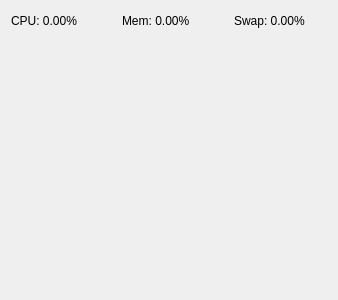
<?xml version="1.0" encoding="UTF-8"?>
<ui version="4.0">
 <class>StatusWidget</class>
 <widget class="QWidget" name="StatusWidget">
  <property name="geometry">
   <rect>
    <x>0</x>
    <y>0</y>
    <width>338</width>
    <height>300</height>
   </rect>
  </property>
  <property name="sizePolicy">
   <sizepolicy hsizetype="Preferred" vsizetype="Preferred">
    <horstretch>0</horstretch>
    <verstretch>0</verstretch>
   </sizepolicy>
  </property>
  <property name="windowTitle">
   <string>Form</string>
  </property>
  <property name="layoutDirection">
   <enum>Qt::LeftToRight</enum>
  </property>
  <layout class="QVBoxLayout" name="verticalLayout">
   <item>
    <layout class="QHBoxLayout" name="horizontalLayout">
     <property name="sizeConstraint">
      <enum>QLayout::SetDefaultConstraint</enum>
     </property>
     <property name="leftMargin">
      <number>0</number>
     </property>
     <property name="topMargin">
      <number>0</number>
     </property>
     <item>
      <widget class="QLabel" name="cpuUsageLabel">
       <property name="text">
        <string>CPU: 0.00%</string>
       </property>
      </widget>
     </item>
     <item>
      <spacer name="horizontalSpacer1">
       <property name="orientation">
        <enum>Qt::Horizontal</enum>
       </property>
       <property name="sizeType">
        <enum>QSizePolicy::Fixed</enum>
       </property>
       <property name="sizeHint" stdset="0">
        <size>
         <width>12</width>
         <height>20</height>
        </size>
       </property>
      </spacer>
     </item>
     <item>
      <widget class="QLabel" name="memUsageLabel">
       <property name="text">
        <string>Mem: 0.00%</string>
       </property>
      </widget>
     </item>
     <item>
      <spacer name="horizontalSpacer2">
       <property name="orientation">
        <enum>Qt::Horizontal</enum>
       </property>
       <property name="sizeType">
        <enum>QSizePolicy::Fixed</enum>
       </property>
       <property name="sizeHint" stdset="0">
        <size>
         <width>12</width>
         <height>20</height>
        </size>
       </property>
      </spacer>
     </item>
     <item>
      <widget class="QLabel" name="swapUsageLabel">
       <property name="text">
        <string>Swap: 0.00%</string>
       </property>
      </widget>
     </item>
    </layout>
   </item>
   <item>
    <spacer name="verticalSpacer">
     <property name="orientation">
      <enum>Qt::Vertical</enum>
     </property>
     <property name="sizeHint" stdset="0">
      <size>
       <width>20</width>
       <height>40</height>
      </size>
     </property>
    </spacer>
   </item>
  </layout>
 </widget>
 <resources/>
 <connections/>
</ui>
